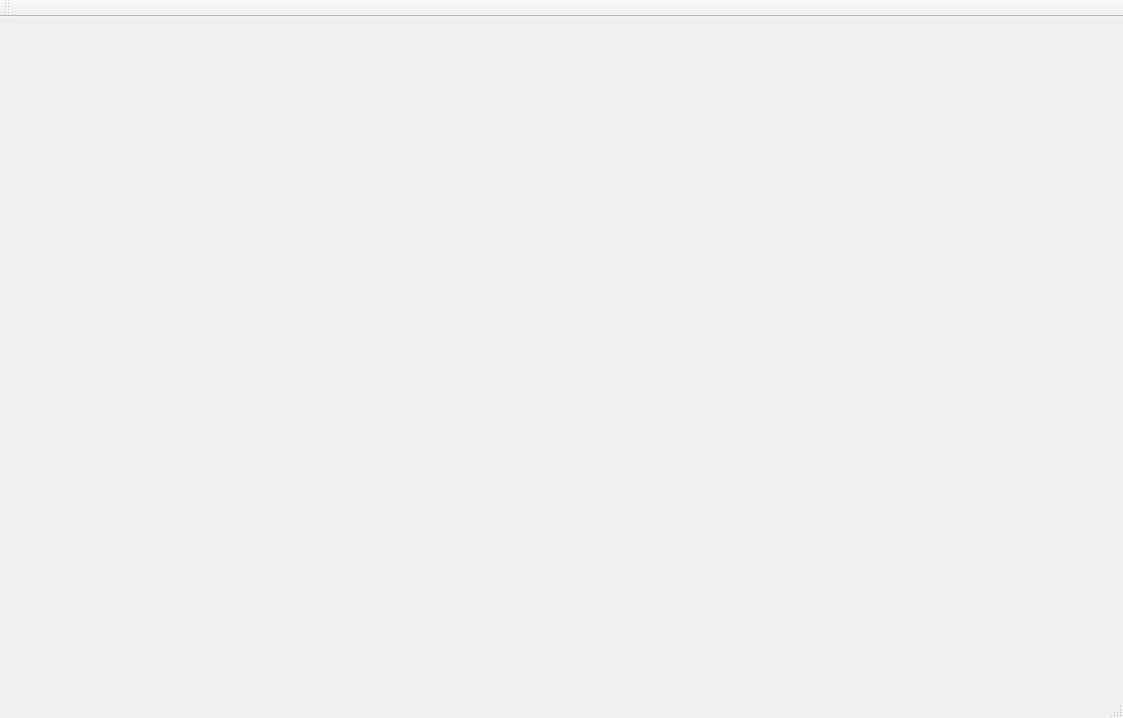
<?xml version="1.0" encoding="UTF-8"?>
<ui version="4.0">
 <class>MainWindow</class>
 <widget class="QMainWindow" name="MainWindow">
  <property name="geometry">
   <rect>
    <x>0</x>
    <y>0</y>
    <width>1123</width>
    <height>718</height>
   </rect>
  </property>
  <property name="windowTitle">
   <string>MainWindow</string>
  </property>
  <widget class="QWidget" name="centralWidget"/>
  <widget class="QMenuBar" name="menuBar">
   <property name="geometry">
    <rect>
     <x>0</x>
     <y>0</y>
     <width>1123</width>
     <height>25</height>
    </rect>
   </property>
  </widget>
  <widget class="QToolBar" name="mainToolBar">
   <attribute name="toolBarArea">
    <enum>TopToolBarArea</enum>
   </attribute>
   <attribute name="toolBarBreak">
    <bool>false</bool>
   </attribute>
  </widget>
  <widget class="QStatusBar" name="statusBar"/>
 </widget>
 <layoutdefault spacing="6" margin="11"/>
 <resources/>
 <connections/>
</ui>
